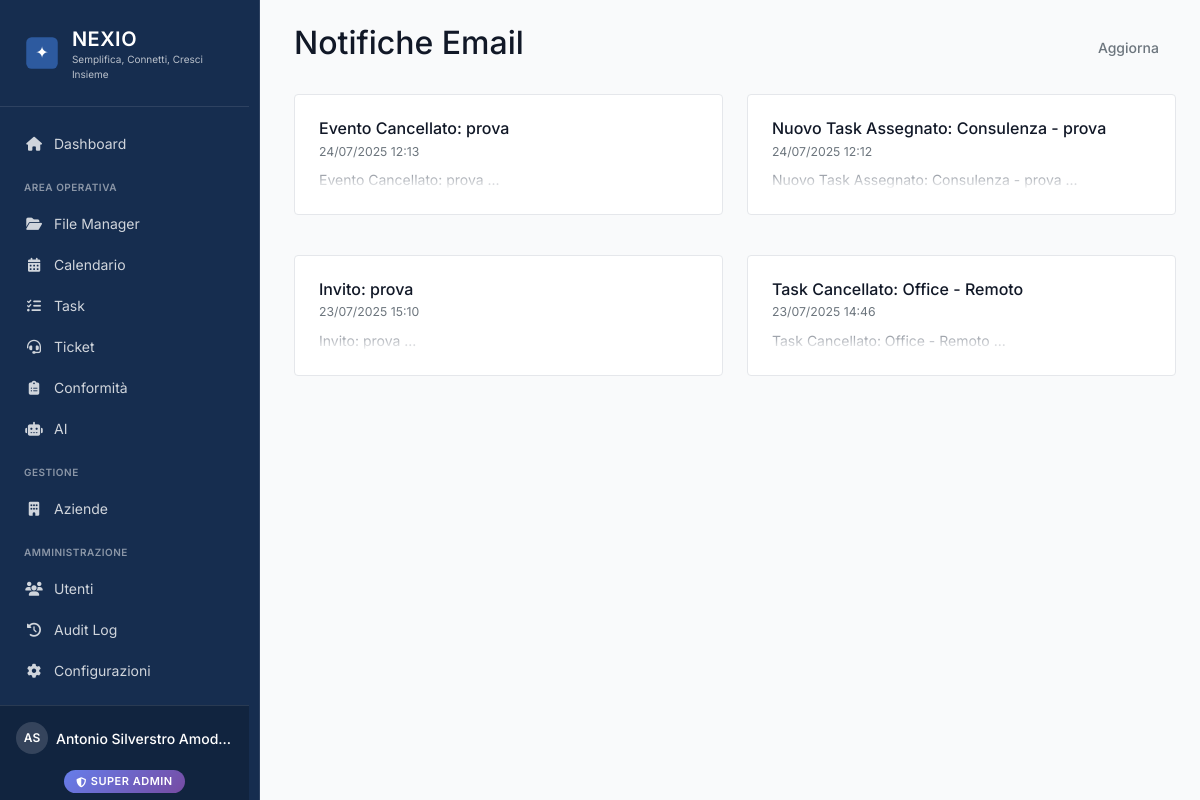
Page /notifiche-email.php (signed in) on the committed database.
### tables this page shows
CREATE TABLE `email_notifications` (
  `id` int(11) NOT NULL,
  `to_email` varchar(255) NOT NULL,
  `subject` varchar(255) NOT NULL,
  `body` text NOT NULL,
  `is_html` tinyint(1) DEFAULT 1,
  `status` enum('pending','viewed','sent','failed') DEFAULT 'pending',
  `message_id` varchar(255) DEFAULT NULL,
  `error_message` text DEFAULT NULL,
  `created_at` timestamp NOT NULL DEFAULT current_timestamp(),
  `viewed_at` timestamp NULL DEFAULT NULL,
  `sent_at` timestamp NULL DEFAULT NULL
);

### backend/config/config.php (called while the page is built, shortened)
<?php
function db_connect() {
    static $pdo = null;
    if ($pdo === null) {
        try {
            $dsn = 'mysql:host=' . DB_HOST . ';dbname=' . DB_NAME . ';charset=' . DB_CHARSET;
            $pdo = new PDO($dsn, DB_USER, DB_PASS, [
                PDO::ATTR_ERRMODE => PDO::ERRMODE_EXCEPTION,
                PDO::ATTR_DEFAULT_FETCH_MODE => PDO::FETCH_ASSOC,
                PDO::ATTR_EMULATE_PREPARES => false,
                PDO::MYSQL_ATTR_INIT_COMMAND => "SET NAMES utf8mb4 COLLATE utf8mb4_unicode_ci"
            ]);
        } catch (PDOException $e) {
            error_log("Database connection failed: " . $e->getMessage());
            die("Errore di connessione al database");
        }
    }
    return $pdo;
}
function db_query($sql, $params = []) {
    $pdo = db_connect();
    $stmt = $pdo->prepare($sql);
    $stmt->execute($params);
    return $stmt;
}

### notifiche-email.php (the view, shortened to what this page needs)
<?php
require_once 'backend/config/config.php';
$notifications = [];
$stmt = db_query("
    SELECT * FROM email_notifications
    WHERE to_email = ?
    ORDER BY created_at DESC
    LIMIT 50
", [$_SESSION['user_email']]);
while ($row = $stmt->fetch()) {
    $notifications[] = $row;
}
require_once 'components/header.php';
?>
<div class="container-fluid">
    <div class="row">
        <div class="col-md-12">
            <div class="d-flex justify-content-between align-items-center mb-4">
                <div>
                    <h1>Notifiche Email</h1>
                </div>
                <div>
                    <button class="btn btn-outline-secondary" onclick="location.reload()">
                        <i class="bi bi-arrow-clockwise"></i> Aggiorna
                    </button>
                </div>
            </div>
            <?php if (empty($notifications)): ?>
                <div class="alert alert-info">
                    <i class="bi bi-info-circle"></i> Nessuna notifica email al momento.
                </div>
            <?php else: ?>
                <div class="row">
                    <?php foreach ($notifications as $notification): ?>
                        <div class="col-lg-6 mb-3">
                            <div class="card notification-card <?php echo $notification['status'] === 'pending' ? 'notification-unread' : ''; ?>"
                                 onclick="showEmailDetail(<?php echo $notification['id']; ?>)">
                                <div class="card-body">
                                    <h5 class="card-title mb-1">
                                        <?php echo htmlspecialchars($notification['subject']); ?>
                                    </h5>
                                    <p class="text-muted small mb-2">
                                        <i class="bi bi-clock"></i> <?php echo date('d/m/Y H:i', strtotime($notification['created_at'])); ?>
                                    </p>
                                    <div class="email-preview">
                                        <?php
                                        $preview = strip_tags($notification['body']);
                                        echo htmlspecialchars(substr($preview, 0, 200)) . '...';
                                        ?>
                                    </div>
                                </div>
                            </div>
                        </div>
                    <?php endforeach; ?>
                </div>
            <?php endif; ?>
        </div>
    </div>
</div>
<?php require_once 'components/footer.php'; ?>

### assets/css/nexio-master-clean.css (style rules this page uses)
* { margin: 0; padding: 0; box-sizing: border-box; }
html { font-size: 16px; scroll-behavior: smooth; }
body { font-family: 'Inter', -apple-system, BlinkMacSystemFont, 'Segoe UI', Roboto, 'Helvetica Neue', Arial, sans-serif; font-size: 0.875rem; line-height: 1.5; color: #374151; background: #f9fafb; min-height: 100vh; display: flex; overflow-x: hidden; }
h1, h2, h3, h4, h5, h6 { color: #111827; font-weight: 500; line-height: 1.2; margin-bottom: 0.5rem; }
h1 { font-size: 2rem; }
h5 { font-size: 1rem; }
p { margin-bottom: 1rem; }
.container-fluid { padding: 1.5rem; max-width: 100%; }
.card { background: white; border-radius: 4px; border: 1px solid #e5e7eb; box-shadow: none; margin-bottom: 1.5rem; }
.card-body { padding: 1.5rem; }
.btn { display: inline-flex; align-items: center; gap: 0.375rem; padding: 0.5rem 1rem; font-size: 0.875rem; font-weight: 500; line-height: 1.5; border-radius: 0.375rem; text-align: center; text-decoration: none; vertical-align: middle; cursor: pointer; user-select: none; border: 1px solid transparent; transition: all 0.15s ease; }
.row { display: flex; flex-wrap: wrap; margin-right: -0.75rem; margin-left: -0.75rem; }
.col, .col-1, .col-2, .col-3, .col-4, .col-5, .col-6, .col-7, .col-8, .col-9, .col-10, .col-11, .col-12, .col-md-1, .col-md-2, .col-md-3, .col-md-4, .col-md-5, .col-md-6, .col-md-7, .col-md-8, .col-md-9, .col-md-10, .col-md-11, .col-md-12, .col-lg-1, .col-lg-2, .col-lg-3, .col-lg-4, .col-lg-5, .col-lg-6, .col-lg-7, .col-lg-8, .col-lg-9, .col-lg-10, .col-lg-11, .col-lg-12 { position: relative; padding-right: 0.75rem; padding-left: 0.75rem; }
.text-muted { color: #6b7280; }
.d-flex { display: flex; }
.justify-content-between { justify-content: space-between; }
.align-items-center { align-items: center; }
.mb-1 { margin-bottom: 0.25rem; }
.mb-2 { margin-bottom: 0.5rem; }
.mb-3 { margin-bottom: 1rem; }
.mb-4 { margin-bottom: 1.5rem; }
* { animation: none !important; transition: none !important; }
a, button, .btn, .menu-item { transition: color 0.15s ease, background-color 0.15s ease, border-color 0.15s ease !important; }

### assets/css/nexio-no-animations.css (style rules this page uses)
html, body, *, *::before, *::after { animation: none !important; transition: none !important; }
body, .main-content, .content, .page, .page-container, .app-container, .container, .container-fluid { transform: none !important; }
html { scroll-behavior: auto !important; }

### notifiche-email.php (style rules this page uses)
.notification-card { transition: all 0.3s ease; cursor: pointer; }
.email-preview { max-height: 100px; overflow: hidden; position: relative; }
.email-preview::after { content: ''; position: absolute; bottom: 0; left: 0; right: 0; height: 30px; background: linear-gradient(to bottom, transparent, white); }

### rows in the picture
email_notifications: subject "Evento Cancellato: prova", created_at "24/07/2025 12:13", body "Evento Cancellato: prova"
email_notifications: subject "Nuovo Task Assegnato: Consulenza - prova", created_at "24/07/2025 12:12", body "Nuovo Task Assegnato: Consulenza - prova"
email_notifications: subject "Invito: prova", created_at "23/07/2025 15:10", body "Invito: prova"
email_notifications: subject "Task Cancellato: Office - Remoto", created_at "23/07/2025 14:46", body "Task Cancellato: Office - Remoto"

### other values in the picture
$item['title'] "Dashboard"
$title "AREA OPERATIVA"
$item['title'] "File Manager"
$item['title'] "Calendario"
$item['title'] "Task"
$item['title'] "Ticket"
$item['title'] "Conformità"
$item['title'] "AI"
$title "GESTIONE"
$item['title'] "Aziende"
$title "AMMINISTRAZIONE"
$item['title'] "Utenti"
$item['title'] "Audit Log"
$item['title'] "Configurazioni"
$initials ?: 'U' "AS"
